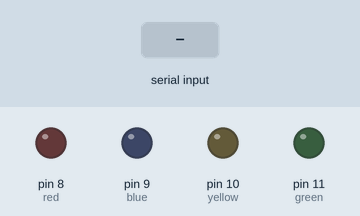
Simulated run of this sketch. Board: Arduino Uno, built with avr-gcc and run on an emulated ATmega328P. Parts: output pins drawn as LEDs (lit = HIGH). The inputs (shaded band) are chosen by the test bench.

Above: at 1.2 s.
1.3 s: "S\n" received over Serial
At 2.6 s:
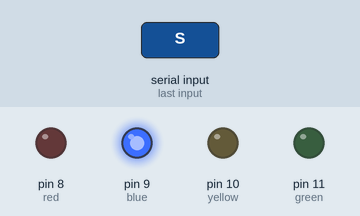
4.3 s: "C\n" received over Serial
At 5.5 s:
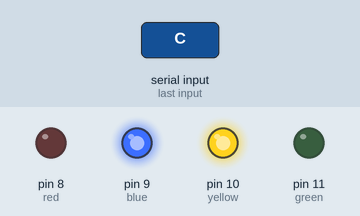
7.3 s: "I\n" received over Serial
At 9.3 s:
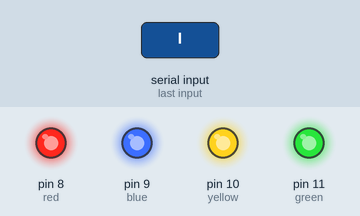
9.6 s: "H\n" received over Serial
At 10.8 s:
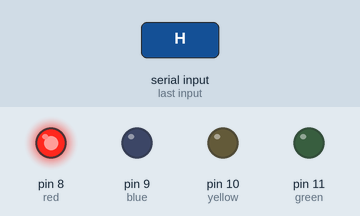
11.1 s: "S\n" received over Serial
At 14.0 s:
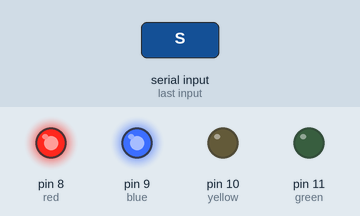
14.1 s: "R\n" received over Serial
At 14.6 s:
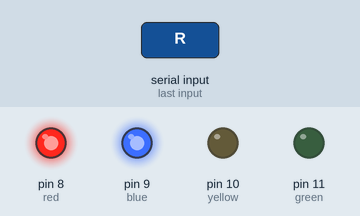
Timing chart, 0 to 16.6 s (numbered marks = the images above; inputs shaded):
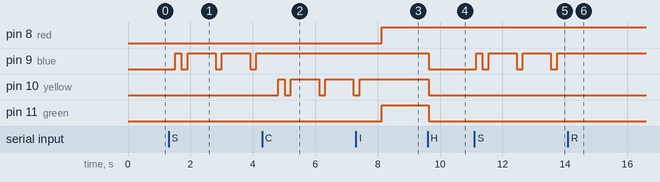

Measured:
- after the input at 1.3 s, pin 9 (blue): LOW → HIGH after 0.21 s, then repeats every 1.1 s: LOW 0.20 s, HIGH 0.90 s
- after the input at 4.3 s, pin 9 (blue): stops changing and stays HIGH; pin 10 (yellow): LOW → HIGH after 0.52 s, then repeats every 1.1 s: LOW 0.20 s, HIGH 0.90 s
- after the input at 7.3 s, pin 8 (red), pin 11 (green): LOW → HIGH after 0.83 s; pin 10 (yellow): goes on until 7.4 s, then stays HIGH
- after the input at 9.6 s, pin 9 (blue), pin 10 (yellow), pin 11 (green): HIGH → LOW at once
- after the input at 11.1 s, pin 9 (blue): LOW → HIGH after 0.05 s, then repeats every 1.1 s: LOW 0.20 s, HIGH 0.90 s
- after the input at 14.1 s, pin 9 (blue): stops changing and stays HIGH

The sketch:

vision_test.ino
```cpp
//Arduino simulation Limpiaplayas TMR 2023

//global variables for communication
String msg, msg1, msg2;
String nom = "Arduino";

//hoop goal
int red = 8;

//sea detected
int blue = 9;

//can detected
int yellow = 10;

//looking
int green = 11;

void setup()
{
  //Motor1 front left
  pinMode(red, OUTPUT);
  //Motor2 front right
  pinMode(blue, OUTPUT);
  //Motor3 back left
  pinMode(yellow, OUTPUT);
  //Motor4 back right
  pinMode(green, OUTPUT);

  //serial begin
  Serial.begin(9600);
}

void loop()
{

  readSerialPort();
  msg.replace("\n", "");

  //sea avoid
  if (msg1 == "S") {
    seaAvoid();
    //if (msg2 == "R") {
    //}
  }
  // else if(msg1 == "CD"){//can Detect
  //   canDetect();
  // }
  else if(msg1 == "C"){//can Collect
    canCollect();
    if (msg2 == "R"){
      canCenter1();
    }
    else if (msg2 == "L") {
      canCenter2();
    }
    else if (msg2 == "C"){
          //hoop goal
      digitalWrite(red, HIGH);
      //sea
      digitalWrite(blue, HIGH);
      //can
      digitalWrite(yellow, HIGH);
      //looking
      digitalWrite(green, HIGH);
    }
  }
  // else if (msg1 == "T"){//deposit can -> Throw
  //   deposit();
  // }
  else if (msg1 == "I"){//looking -> Iddle
    looking();
  }
  else if (msg1 == "H"){ // detected hoop
    hoopDetect();
  }

  delay(500);

}

//COMMUNICATION
void readSerialPort() {
  msg = "";
  if (Serial.available()) {
    delay(10);
    while (Serial.available() > 0) {
      msg += (char)Serial.read();
    }

    if (msg.length() > 1){
      msg1 = msg.substring(0, 1);
      msg2 = msg.substring(1);
    }
    else {
      msg1 = msg;
      Serial.print("Unico mensaje " + msg1);
    }

    Serial.flush();
  }
}

void sendData(String cmd) {
  //write data
  Serial.print(nom);
  Serial.print(" doing: ");
  Serial.print(cmd);
}

void canDetect()
{

  //hoop goal
  digitalWrite(red, LOW);
  //sea
  digitalWrite(blue, LOW);
  //can
  digitalWrite(yellow, HIGH);
  //looking
  digitalWrite(green, LOW);
}

void canCollect()
{
  bool state = HIGH;
  for (int i = 0; i < 3; i++){
    //can
    digitalWrite(yellow, state);
    state = !state;
    delay(200);
  }
}

void canCenter1() {
  digitalWrite(green, HIGH);
}

void canCenter2() {
  digitalWrite(green, HIGH);
  digitalWrite(red, HIGH);
}
void seaDetect(){
  //hoop goal
  digitalWrite(red, LOW);
  //sea
  digitalWrite(blue, HIGH);
  //can
  digitalWrite(yellow, LOW);
  //looking
  digitalWrite(green, LOW);
}

void seaAvoid()
{

  bool state = HIGH;
  for (int i = 0; i < 3; i++){
    //can
    digitalWrite(blue, state);
    state = !state;
    delay(200);
  }
}

void looking(){

  //hoop goal
  digitalWrite(red, HIGH);
  //sea
  digitalWrite(blue, HIGH);
  //can
  digitalWrite(yellow, HIGH);
  //looking
  digitalWrite(green, HIGH);

}

void robot_stop()
{

  //hoop goal
  digitalWrite(red, LOW);
  //sea
  digitalWrite(blue, LOW);
  //can
  digitalWrite(yellow, LOW);
  //looking
  digitalWrite(green, LOW);
}

void hoopDetect(){
  //hoop goal
  digitalWrite(red, HIGH);
  //sea
  digitalWrite(blue, LOW);
  //can
  digitalWrite(yellow, LOW);
  //looking
  digitalWrite(green, LOW);
}

void deposit() { // open gate
  bool state = HIGH;
  for (int i = 0; i < 3; i++){
    //can
    digitalWrite(red, state);
    state = !state;
    delay(200);
  }
}


//BASIC MOVEMENT
// void backward(){


//   //Motor1 front left
//   analogWrite(FLM, 100);
//   digitalWrite(RPWM1, LOW);
//   digitalWrite(LPWM1, HIGH);
//   //Motor2 front right
//   analogWrite(FRM, 100);
//   digitalWrite(RPWM2, LOW);
//   digitalWrite(LPWM2, HIGH);
//   //Motor3 back left
//   analogWrite(BLM, 100);
//   digitalWrite(RPWM3, LOW);
//   digitalWrite(LPWM3, HIGH);
//   //Motor4 back right
//   analogWrite(BRM, 100);
//   digitalWrite(RPWM4, LOW);
//   digitalWrite(LPWM4, HIGH);
// }

// void forward(){


//   //Motor1 front left
//   analogWrite(FLM, 100);
//   digitalWrite(RPWM1, HIGH);
//   digitalWrite(LPWM1, LOW);
//   //Motor2 front right
//   analogWrite(FRM, 100);
//   digitalWrite(RPWM2, HIGH);
//   digitalWrite(LPWM2, LOW);
//   //Motor3 back left
//   analogWrite(BLM, 100);
//   digitalWrite(RPWM3, HIGH);
//   digitalWrite(LPWM3, LOW);
//   //Motor4 back right
//   analogWrite(BRM, 100);
//   digitalWrite(RPWM4, HIGH);
//   digitalWrite(LPWM4, LOW);
// }

// void turnRight(){

//   // turn engine
//    //Motor1 front left
//   analogWrite(FLM, 50);
//   digitalWrite(RPWM1, HIGH);
//   digitalWrite(LPWM1, LOW);
//   //Motor2 front right
//   analogWrite(FRM, 50);
//   digitalWrite(RPWM2, HIGH);
//   digitalWrite(LPWM2, LOW);
//   //Motor3 back left
//   analogWrite(BLM, 50);
//   digitalWrite(RPWM3, LOW);
//   digitalWrite(LPWM3, HIGH);
//   //Motor4 back right
//   analogWrite(BRM, 50);
//   digitalWrite(RPWM4, LOW);
//   digitalWrite(LPWM4, HIGH);


//   //smooth axis wheel
//   //index for decrement
//   int j = 90;
//   for(int i=90; i<180; i+=5){
//     //front right
//     FR.write(i);
//     //front left
//     FL.write(j);
//     //back right
//     BR.write(j);
//     //back left
//     BL.write(i);
//     j-=5;
//     delay(100);
//   }
//   delay(100);
//   // Iniciar giro
//   //Motor1 front left
//   analogWrite(FLM, 50);
//   digitalWrite(RPWM1, HIGH);
//   digitalWrite(LPWM1, LOW);
//   //Motor2 front right
//   analogWrite(FRM, 50);
//   digitalWrite(RPWM2, LOW);
//   digitalWrite(LPWM2, HIGH);
//   //Motor3 back left
//   analogWrite(BLM, 50);
//   digitalWrite(RPWM3, LOW);
//   digitalWrite(LPWM3, HIGH);
//   //Motor4 back right
//   analogWrite(BRM, 50);
//   digitalWrite(RPWM4, HIGH);
//   digitalWrite(LPWM4, LOW);

// }

// void turnLeft(){

//   // turn engine
//     //Motor1 front left
//   analogWrite(FLM, 50);
//   digitalWrite(RPWM1, HIGH);
//   digitalWrite(LPWM1, LOW);
//   //Motor2 front right
//   analogWrite(FRM, 50);
//   digitalWrite(RPWM2, HIGH);
//   digitalWrite(LPWM2, LOW);
//   //Motor3 back left
//   analogWrite(BLM, 50);
//   digitalWrite(RPWM3, LOW);
//   digitalWrite(LPWM3, HIGH);
//   //Motor4 back right
//   analogWrite(BRM, 50);
//   digitalWrite(RPWM4, LOW);
//   digitalWrite(LPWM4, HIGH);


//   //smooth axis wheel
//   //index for decrement
//   int j = 90;
//   for(int i=90; i<180; i+=5){
//     //front right
//     FR.write(i);
//     //front left
//     FL.write(j);
//     //back right
//     BR.write(j);
//     //back left
//     BL.write(i);
//     j-=5;
//     delay(100);
//     }
//   delay(100);
//   // Inica giro izquierda
//   //Motor1 front left
//   analogWrite(FLM, 50);
//   digitalWrite(RPWM1, LOW);
//   digitalWrite(LPWM1, HIGH);
//   //Motor2 front right
//   analogWrite(FRM, 50);
//   digitalWrite(RPWM2, HIGH);
//   digitalWrite(LPWM2, LOW);
//   //Motor3 back left
//   analogWrite(BLM, 50);
//   digitalWrite(RPWM3, HIGH);
//   digitalWrite(LPWM3, LOW);
//   //Motor4 back right
//   analogWrite(BRM,50);
//   digitalWrite(RPWM4, LOW);
//   digitalWrite(LPWM4, HIGH);
// }


// void align(){
//   Serial.print("Align");

//   //Motor1 front left
//   analogWrite(FLM, 50);
//   digitalWrite(RPWM1, LOW);
//   digitalWrite(LPWM1, HIGH);
//   //Motor2 front right
//   analogWrite(FRM, 50);
//   digitalWrite(RPWM2, LOW);
//   digitalWrite(LPWM2, HIGH);
//   //Motor3 back left
//   analogWrite(BLM, 50);
//   digitalWrite(RPWM3, HIGH);
//   digitalWrite(LPWM3, LOW);
//   //Motor4 back right
//   analogWrite(BRM, 50);
//   digitalWrite(RPWM4, HIGH);
//   digitalWrite(LPWM4, LOW);

//  //smooth axis wheel
//   //index for decrement
//   int j = 0;
//   for(int i=180; i>=90; i-=5){
//     //front right
//     FR.write(i);
//     //front left
//     FL.write(j);
//     //back right
//     BR.write(j);
//     //back left
//     BL.write(i);
//     j+=5;
//     delay(100);
//   }
//   robot_stop();
// }


// void deposit() { // open gate
//   for (int i = 0; i<90; i++){
//     door.write(i);
//     delay(20);
//   }

//   delay(5000);

//   for (int i = 90; i>0; i--){
//     door.write(i);
//     delay(20);
//   }
// }
```
